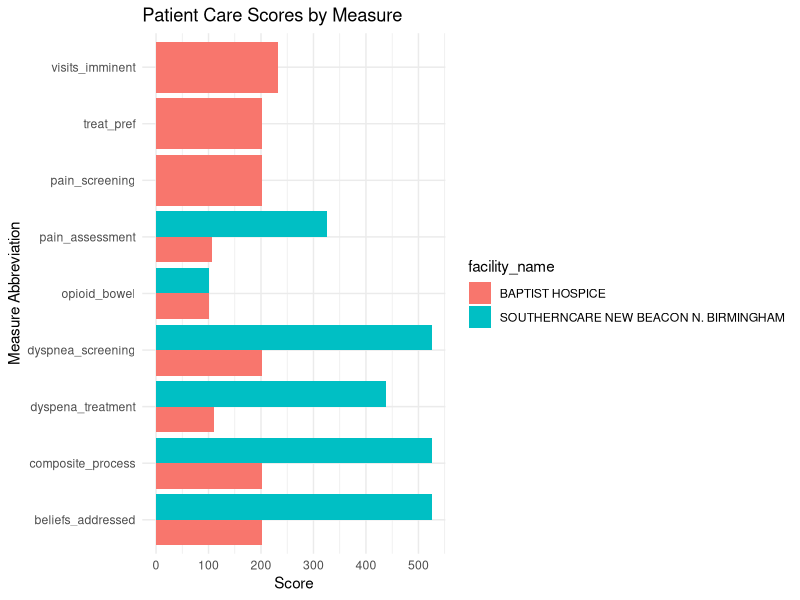

R code for this plot:
library(tidyr)
library(dplyr)
library(ggplot2)
data("cms_patient_care", package = "tidyr")

# Select a few columns and take a small sample
care_small <- cms_patient_care |>
  dplyr::select(facility_name, measure_abbr, score) |>
  dplyr::slice_head(n = 30)

care_small

ggplot(care_small, aes(score, measure_abbr, fill = facility_name)) +
  geom_col(position = 'dodge') +
  theme_minimal() +
  labs(
    title = "Patient Care Scores by Measure",
    y = "Measure Abbreviation",
    x = "Score"
  )

#asd
